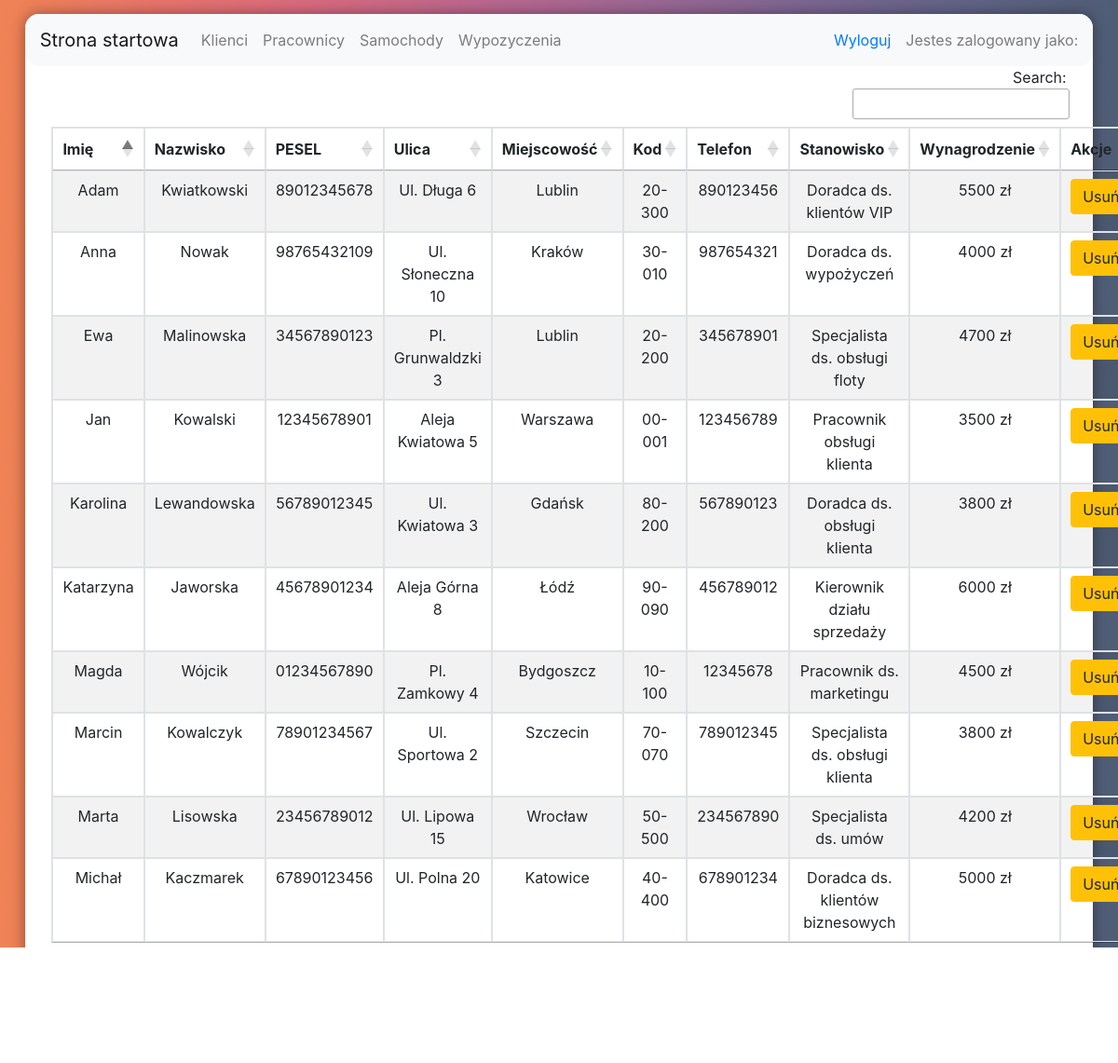
Page /files/pracownicy.php on the committed database.
### tables this page shows
CREATE TABLE pracownik (
    id int PRIMARY KEY AUTO_INCREMENT,
    pesel text NOT NULL,
    imie text NOT NULL,
    nazwisko text NOT NULL,
    ulica varchar(255) NOT NULL,
    miejscowosc text NOT NULL,
    kod_pocztowy varchar(255) NOT NULL,
    telefon int(9) NOT NULL,
    stanowisko text NOT NULL,
    wynagrodzenie float NOT NULL
);

### files/pracownicy.php (the view, shortened to what this page needs)
<?php
$conn = mysqli_connect('localhost', 'root', '1234', 'wypozyczalnia');
$sql = 'select id,imie,nazwisko,pesel,ulica,miejscowosc,kod_pocztowy,telefon,stanowisko,wynagrodzenie from pracownik';
$query = mysqli_query($conn, $sql);
?>
<!DOCTYPE html>
<html lang="en">
<head>
  <link rel="stylesheet" href="../style.css">
  <link rel="stylesheet" href="//cdn.datatables.net/1.13.4/css/jquery.dataTables.min.css">
  <link href="../assets/css/bootstrap.min.css" rel="stylesheet" />
</head>
<body>
  <div id="main-dashboard">
    <?php
    include "nav.php";
    ?>
    <form method="POST" action="<?php echo htmlspecialchars($_SERVER["PHP_SELF"]); ?>">
      <table id='myTable' class="table table-striped table-bordered">
        <thead>
          <th>Imię</th>
          <th>Nazwisko</th>
          <th data-class-name="priority">PESEL</th>
          <th>Ulica</th>
          <th>Miejscowość</th>
          <th>Kod</th>
          <th>Telefon</th>
          <th>Stanowisko</th>
          <th>Wynagrodzenie</th>
          <th>Akcje</th>
        </thead>
        <tbody>
          <?php
          while ($row = mysqli_fetch_assoc($query)) {
            $imie = $row["imie"];
            $nazwisko = $row["nazwisko"];
            $pesel = $row["pesel"];
            $ulica = $row["ulica"];
            $miejscowosc = $row["miejscowosc"];
            $kod_pocztowy = $row["kod_pocztowy"];
            $telefon = $row["telefon"];
            $stanowisko = $row["stanowisko"];
            $wynagrodzenie = $row["wynagrodzenie"];
            $id = $row["id"];
            echo '<tr>';
            printf("<td>%s</td>", $imie);
            printf("<td>%s</td>", $nazwisko);
            printf("<td>%s</td>", $pesel);
            printf("<td>%s</td>", $ulica);
            printf("<td>%s</td>", $miejscowosc);
            printf("<td>%s</td>", $kod_pocztowy);
            printf("<td>%s</td>", $telefon);
            printf("<td>%s</td>", $stanowisko);
            printf("<td>%s zł</td>", $wynagrodzenie);
            printf("<td><button class='btn btn-warning' id='%s' onclick='deletePracownik(%s)'>Usuń</button></td>", $id, $id);
            echo '</tr>';
          }
          ?>
        </tbody>
      </table>
    </form>
    <button class='btn' id="addNewItem">Dodaj nowego Pracownika</button>
  </div>
</body>
</html>

### style.css (style rules this page uses)
html { font-family: sans-serif; }
body { background: linear-gradient(90deg, #ef8354, #e8736c, #d66a80, #bc678e, #9d6794, #7d6691, #626386, #4f5d75); display: flex; padding: 15px; justify-content: center; align-items: center; }
#main-dashboard { width: 98%; border-radius: 15px; box-shadow: 0px 0px 15px rgba(0, 0, 0, 0.4); background-color: #fff; text-align: center; }

### rows in the picture
pracownik: imie "Jan", nazwisko "Kowalski", pesel "12345678901", ulica "Aleja Kwiatowa 5", miejscowosc "Warszawa", kod_pocztowy "00-001", telefon "123456789", stanowisko "Pracownik obsługi klienta", wynagrodzenie "3500"
pracownik: imie "Anna", nazwisko "Nowak", pesel "98765432109", ulica "Ul. Słoneczna 10", miejscowosc "Kraków", kod_pocztowy "30-010", telefon "987654321", stanowisko "Doradca ds. wypożyczeń", wynagrodzenie "4000"
pracownik: imie "Marta", nazwisko "Lisowska", pesel "23456789012", ulica "Ul. Lipowa 15", miejscowosc "Wrocław", kod_pocztowy "50-500", telefon "234567890", stanowisko "Specjalista ds. umów", wynagrodzenie "4200"
pracownik: imie "Ewa", nazwisko "Malinowska", pesel "34567890123", ulica "Pl. Grunwaldzki 3", miejscowosc "Lublin", kod_pocztowy "20-200", telefon "345678901", stanowisko "Specjalista ds. obsługi floty", wynagrodzenie "4700"
pracownik: imie "Michał", nazwisko "Kaczmarek", pesel "67890123456", ulica "Ul. Polna 20", miejscowosc "Katowice", kod_pocztowy "40-400", telefon "678901234", stanowisko "Doradca ds. klientów biznesowych", wynagrodzenie "5000"
pracownik: imie "Katarzyna", nazwisko "Jaworska", pesel "45678901234", ulica "Aleja Górna 8", miejscowosc "Łódź", kod_pocztowy "90-090", telefon "456789012", stanowisko "Kierownik działu sprzedaży", wynagrodzenie "6000"
pracownik: imie "Marcin", nazwisko "Kowalczyk", pesel "78901234567", ulica "Ul. Sportowa 2", miejscowosc "Szczecin", kod_pocztowy "70-070", telefon "789012345", stanowisko "Specjalista ds. obsługi klienta", wynagrodzenie "3800"
pracownik: imie "Magda", nazwisko "Wójcik", pesel "01234567890", ulica "Pl. Zamkowy 4", miejscowosc "Bydgoszcz", kod_pocztowy "10-100", telefon "12345678", stanowisko "Pracownik ds. marketingu", wynagrodzenie "4500"
pracownik: imie "Adam", nazwisko "Kwiatkowski", pesel "89012345678", ulica "Ul. Długa 6", miejscowosc "Lublin", kod_pocztowy "20-300", telefon "890123456", stanowisko "Doradca ds. klientów VIP", wynagrodzenie "5500"
pracownik: imie "Karolina", nazwisko "Lewandowska", pesel "56789012345", ulica "Ul. Kwiatowa 3", miejscowosc "Gdańsk", kod_pocztowy "80-200", telefon "567890123", stanowisko "Doradca ds. obsługi klienta", wynagrodzenie "3800"
